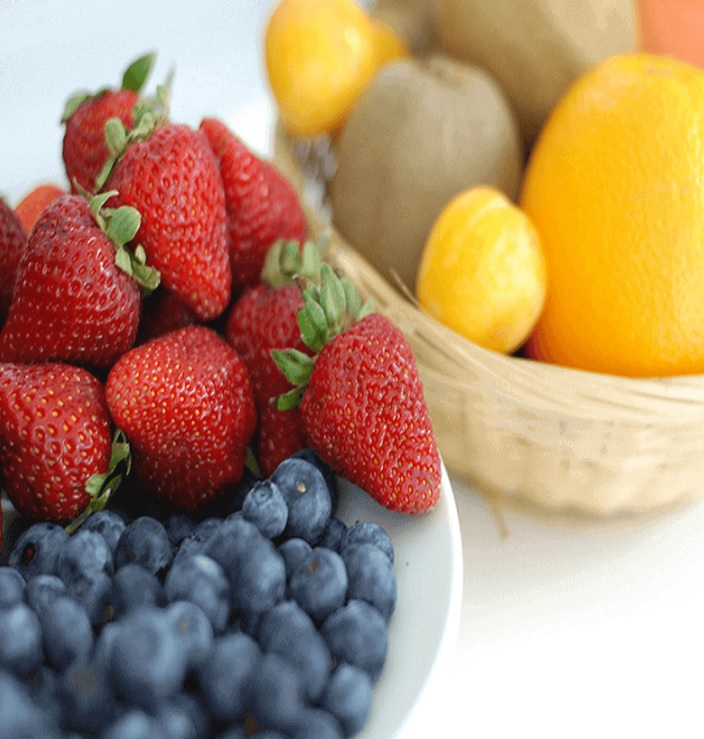
#> input picture RepresentacaoDeCoresNoEspaco4/Frutas.jpg, 704 x 739 px, found by its file name
$ python SegmentandoHSV.py
#> lines starting #> are read from the running program, lines starting #| are printed output that depends on the picture
import cv2

#o espaço de cor HSV é o model ideal a ser utilizado para segmentar objetos coloridos

imagem = cv2.imread('./RepresentacaoDeCoresNoEspaco4/Frutas.jpg')
#> imagem is the input picture: shape (739, 704, 3); mean B, G, R 113.1, 142.7, 175.9
imagem = cv2.cvtColor(imagem, cv2.COLOR_BGR2HSV)
#> imagem: shape (739, 704, 3); mean H, S, V 42.2, 113.6, 184.1
matiz, saturacao, valor = cv2.split(imagem)
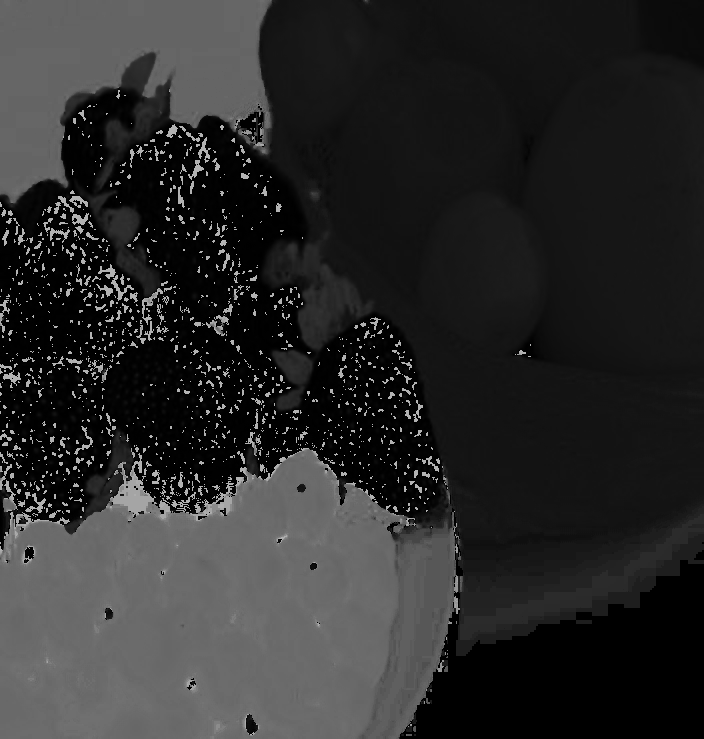
#> matiz: shape (739, 704); min 0, max 179, mean 42.2
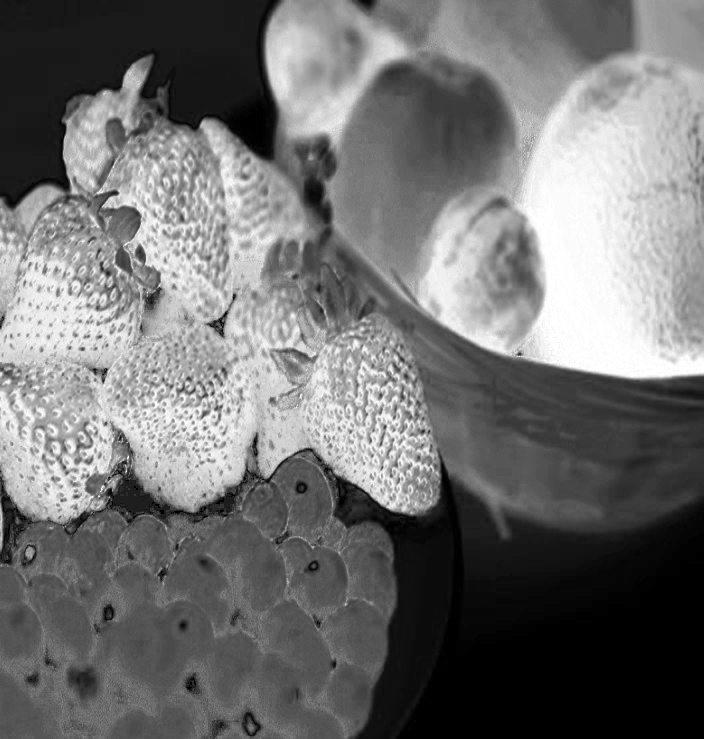
#> saturacao: shape (739, 704); min 0, max 255, mean 113.6
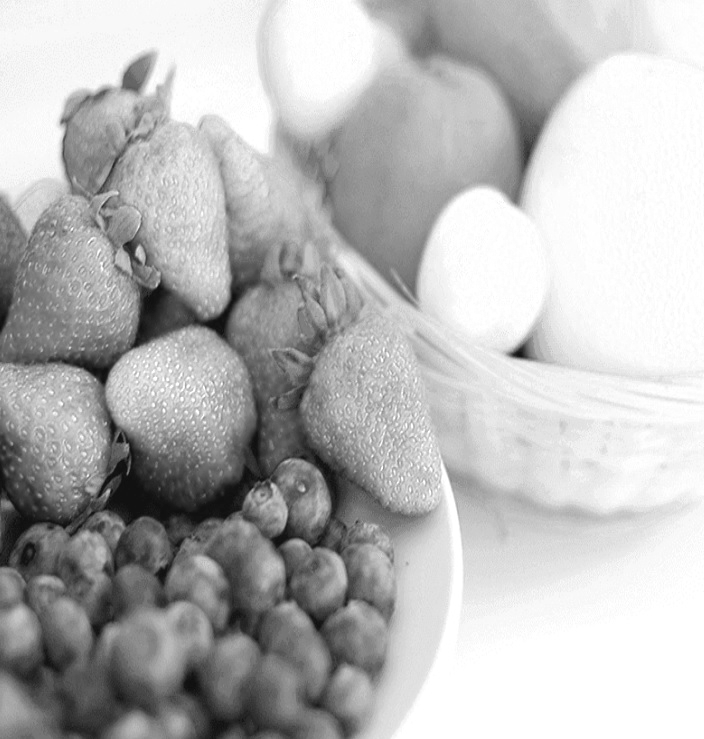
#> valor: shape (739, 704); min 12, max 255, mean 184.1

cv2.imshow("Canal H", matiz)
cv2.imshow("Canal S", saturacao)
cv2.imshow("Canal V", valor)

cv2.waitKey(0)
cv2.destroyAllWindows()

#combinando os canais de uma imagem HSV
imagem = cv2.merge((matiz, saturacao, valor))
imagem = cv2.cvtColor(imagem, cv2.COLOR_HSV2BGR)
cv2.imshow("IMAGEM HSV", imagem)
cv2.waitKey(0)
cv2.destroyAllWindows()
